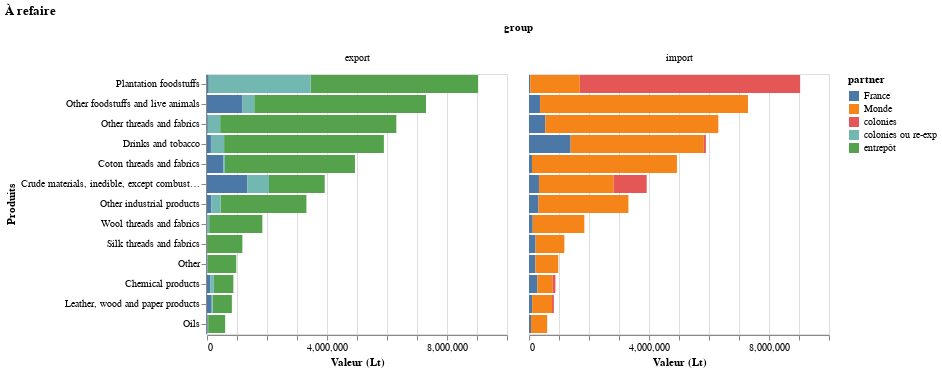

Write notebook code for a chart like this one.
### Code cell
VegaLite({
  "title": "À refaire",
  "data": {"values": report_dk},
  "mark": {"type":"bar", "tooltip": {"content": "data"}},
  "encoding": {
    "x": {"field": "value", "type": "quantitative", "title": "Valeur (Lt)"},
    "column": {"field": "group"},
    "y": {"field": "product", "sort": "-x", "title": "Produits"},
    "color": {"field": "partner"}
  }
})

### Figure 1 — Vega-Lite specification as saved in the notebook (floating-point values rounded to 4 significant figures)
{"data": {"values": [{"group": "export", "partner": "entrepôt", "product": "Other threads and fabrics", "value": 5873000.0}, {"group": "export", "partner": "France", "product": "Other threads and fabrics", "value": 27060.0}, {"group": "export", "partner": "colonies ou re-exp", "product": "Other threads and fabrics", "value": 411933}, {"group": "import", "partner": "France", "product": "Other threads and fabrics", "value": 543957}, {"group": "import", "partner": "Monde", "product": "Other threads and fabrics", "value": 5767681}, {"group": "export", "partner": "entrepôt", "product": "Crude materials, inedible, except combustibles", "value": 1857000.0}, {"group": "export", "partner": "France", "product": "Crude materials, inedible, except combustibles", "value": 1341000.0}, {"group": "export", "partner": "colonies ou re-exp", "product": "Crude materials, inedible, except combustibles", "value": 725681}, {"group": "import", "partner": "France", "product": "Crude materials, inedible, except combustibles", "value": 331600.0}, {"group": "import", "partner": "Monde", "product": "Crude materials, inedible, except combustibles", "value": 2490363}, {"group": "import", "partner": "colonies", "product": "Crude materials, inedible, except combustibles", "value": 1101518}, {"group": "export", "partner": "entrepôt", "product": "Wool threads and fabrics", "value": 1772348}, {"group": "export", "partner": "France", "product": "Wool threads and fabrics", "value": 1376}, {"group": "export", "partner": "colonies ou re-exp", "product": "Wool threads and fabrics", "value": 71104}, {"group": "import", "partner": "France", "product": "Wool threads and fabrics", "value": 123728}, {"group": "import", "partner": "Monde", "product": "Wool threads and fabrics", "value": 1721100}, {"group": "export", "partner": "entrepôt", "product": "Oils", "value": 567000.0}, {"group": "export", "partner": "France", "product": "Oils", "value": 23530.0}, {"group": "export", "partner": "colonies ou re-exp", "product": "Oils", "value": 14793}, {"group": "import", "partner": "France", "product": "Oils", "value": 67870.0}, {"group": "import", "partner": "Monde", "product": "Oils", "value": 537431}, {"group": "export", "partner": "entrepôt", "product": "Other", "value": 951700.0}, {"group": "export", "partner": "France", "product": "Other", "value": 14280.0}, {"group": "export", "partner": "colonies ou re-exp", "product": "Other", "value": 8932}, {"group": "import", "partner": "France", "product": "Other", "value": 212659}, {"group": "import", "partner": "Monde", "product": "Other", "value": 760882}, {"group": "import", "partner": "colonies", "product": "Other", "value": 1353}, {"group": "export", "partner": "entrepôt", "product": "Other industrial products", "value": 2858000.0}, {"group": "export", "partner": "France", "product": "Other industrial products", "value": 141500.0}, {"group": "export", "partner": "colonies ou re-exp", "product": "Other industrial products", "value": 313967}, {"group": "import", "partner": "France", "product": "Other industrial products", "value": 314800.0}, {"group": "import", "partner": "Monde", "product": "Other industrial products", "value": 2999118}, {"group": "export", "partner": "entrepôt", "product": "Coton threads and fabrics", "value": 4334738}, {"group": "export", "partner": "France", "product": "Coton threads and fabrics", "value": 547605}, {"group": "export", "partner": "colonies ou re-exp", "product": "Coton threads and fabrics", "value": 49084}, {"group": "import", "partner": "France", "product": "Coton threads and fabrics", "value": 99571}, {"group": "import", "partner": "Monde", "product": "Coton threads and fabrics", "value": 4831856}, {"group": "export", "partner": "entrepôt", "product": "Leather, wood and paper products", "value": 641900.0}, {"group": "export", "partner": "France", "product": "Leather, wood and paper products", "value": 155300.0}, {"group": "export", "partner": "colonies ou re-exp", "product": "Leather, wood and paper products", "value": 32319}, {"group": "import", "partner": "France", "product": "Leather, wood and paper products", "value": 103600.0}, {"group": "import", "partner": "Monde", "product": "Leather, wood and paper products", "value": 664528}, {"group": "import", "partner": "colonies", "product": "Leather, wood and paper products", "value": 61376}, {"group": "export", "partner": "entrepôt", "product": "Drinks and tobacco", "value": 5326000.0}, {"group": "export", "partner": "France", "product": "Drinks and tobacco", "value": 130900.0}, {"group": "export", "partner": "colonies ou re-exp", "product": "Drinks and tobacco", "value": 439317}, {"group": "import", "partner": "France", "product": "Drinks and tobacco", "value": 1387000.0}, {"group": "import", "partner": "Monde", "product": "Drinks and tobacco", "value": 4440210}, {"group": "import", "partner": "colonies", "product": "Drinks and tobacco", "value": 68894}, {"group": "export", "partner": "entrepôt", "product": "Chemical products", "value": 651100.0}, {"group": "export", "partner": "France", "product": "Chemical products", "value": 111000.0}, {"group": "export", "partner": "colonies ou re-exp", "product": "Chemical products", "value": 117279}, {"group": "import", "partner": "France", "product": "Chemical products", "value": 280900.0}, {"group": "import", "partner": "Monde", "product": "Chemical products", "value": 508907}, {"group": "import", "partner": "colonies", "product": "Chemical products", "value": 89556}, {"group": "export", "partner": "entrepôt", "product": "Other foodstuffs and live animals", "value": 5726000.0}, {"group": "export", "partner": "France", "product": "Other foodstuffs and live animals", "value": 1184000.0}, {"group": "export", "partner": "colonies ou re-exp", "product": "Other foodstuffs and live animals", "value": 390372}, {"group": "import", "partner": "France", "product": "Other foodstuffs and live animals", "value": 369300.0}, {"group": "import", "partner": "Monde", "product": "Other foodstuffs and live animals", "value": 6929264}, {"group": "import", "partner": "colonies", "product": "Other foodstuffs and live animals", "value": 1736}, {"group": "export", "partner": "entrepôt", "product": "Silk threads and fabrics", "value": 1176850}, {"group": "export", "partner": "France", "product": "Silk threads and fabrics", "value": 0}, {"group": "export", "partner": "colonies ou re-exp", "product": "Silk threads and fabrics", "value": 2100}, {"group": "import", "partner": "France", "product": "Silk threads and fabrics", "value": 218180}, {"group": "import", "partner": "Monde", "product": "Silk threads and fabrics", "value": 960770}, {"group": "export", "partner": "entrepôt", "product": "Plantation foodstuffs", "value": 5585525}, {"group": "export", "partner": "France", "product": "Plantation foodstuffs", "value": 57275}, {"group": "export", "partner": "colonies ou re-exp", "product": "Plantation foodstuffs", "value": 3395147}, {"group": "import", "partner": "France", "product": "Plantation foodstuffs", "value": 42550}, {"group": "import", "partner": "colonies", "product": "Plantation foodstuffs", "value": 7345722}, {"group": "import", "partner": "Monde", "product": "Plantation foodstuffs", "value": 1649675}]}, "encoding": {"color": {"field": "partner"}, "column": {"field": "group"}, "x": {"field": "value", "title": "Valeur (Lt)", "type": "quantitative"}, "y": {"field": "product", "sort": "-x", "title": "Produits"}}, "mark": {"tooltip": {"content": "data"}, "type": "bar"}, "title": "À refaire"}
